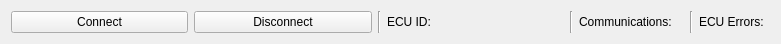
   <widget class="QWidget" name="layoutWidget_7">
    <property name="geometry">
     <rect>
      <x>3</x>
      <y>0</y>
      <width>781</width>
      <height>29</height>
     </rect>
    </property>
    <layout class="QHBoxLayout" name="horizontalLayoutecuconnect">
     <item>
      <widget class="QPushButton" name="m_connectButton">
       <property name="text">
        <string>Connect</string>
       </property>
      </widget>
     </item>
     <item>
      <widget class="QPushButton" name="m_disconnectButton">
       <property name="disabled">
        <bool>true</bool>
       </property>
       <property name="text">
        <string>Disconnect</string>
       </property>
      </widget>
     </item>
     <item>
      <widget class="Line" name="m_vline0">
       <property name="orientation">
        <enum>Qt::Vertical</enum>
       </property>
      </widget>
     </item>
     <item>
      <widget class="QLabel" name="m_ecuIdLabel">
       <property name="text">
        <string>ECU ID:</string>
       </property>
      </widget>
     </item>
     <item>
      <widget class="Line" name="m_vline1">
       <property name="orientation">
        <enum>Qt::Vertical</enum>
       </property>
      </widget>
     </item>
     <item>
      <layout class="QHBoxLayout" name="comunicationlayout">
       <item>
        <widget class="QLabel" name="m_communicationsStatusLabel">
         <property name="text">
          <string>Communications:</string>
         </property>
        </widget>
       </item>
       <item>
        <widget class="QLedIndicator" name="m_commsGoodLed" native="true"/>
       </item>
       <item>
        <widget class="QLedIndicator" name="m_commsBadLed" native="true"/>
       </item>
	   <item>
      <widget class="Line" name="m_vline2">
       <property name="orientation">
        <enum>Qt::Vertical</enum>
       </property>
      </widget>
     </item>
	   <item>
        <widget class="QLabel" name="m_engineerrorLabel">
         <property name="text">
          <string>ECU Errors:</string>
         </property>
        </widget>
       </item>
	    <item>
        <widget class="QLedIndicator" name="m_engine_error" native="true"/>
       </item>
      </layout>
     </item>
    </layout>
   </widget>
